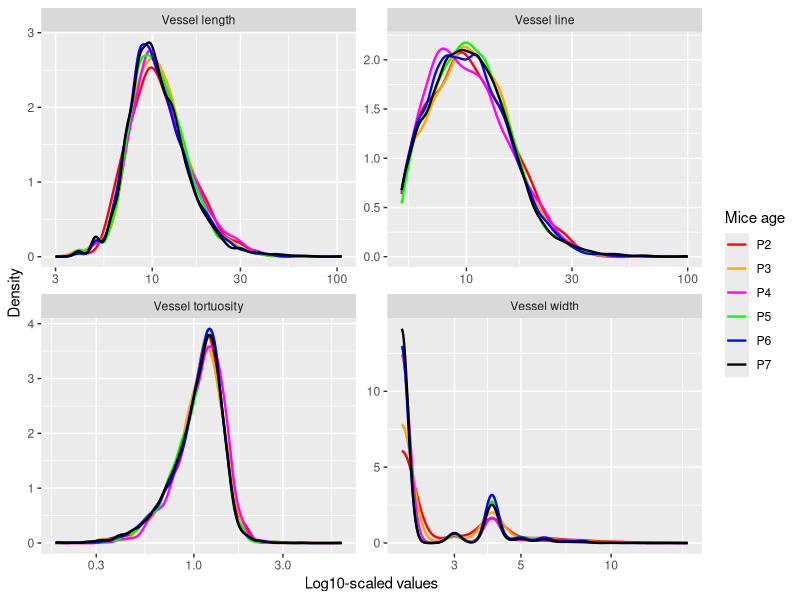
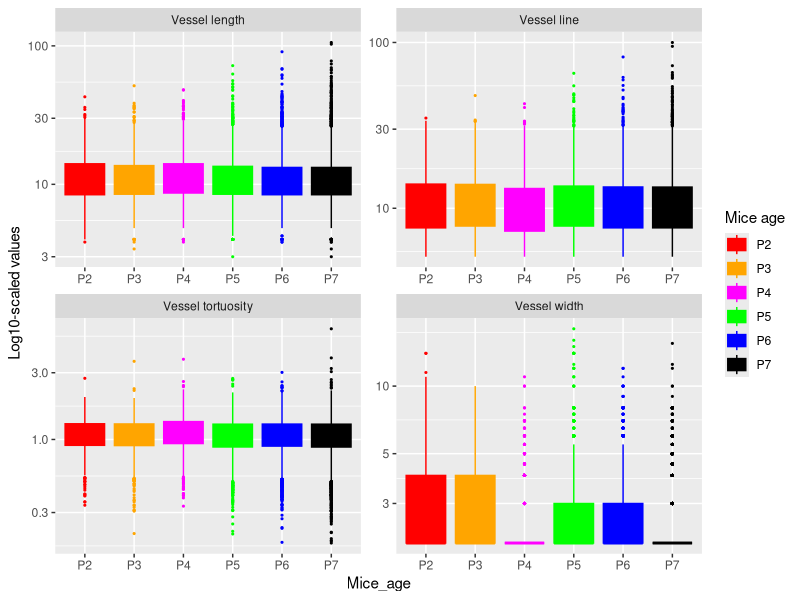

Reproduce these figures in R, in order.
library(tidyverse)
library(readxl)

setwd("D:/STOR893-Zhang/vessel-network/feature_extraction/feature")

all.dat.p2 = read_excel("p2-fro_alldata.xlsx")
all.dat.p3 = read_excel("p3-fro_alldata.xlsx")
all.dat.p4 = read_excel("p4-fro_alldata.xlsx")
all.dat.p5 = read_excel("p5-fro_alldata.xlsx")
all.dat.p6 = read_excel("p6-fro_alldata.xlsx")
all.dat.p7 = read_excel("p7-fro_alldata.xlsx")
all.dat.p7.x0 = read_excel("p7-x 0_alldata.xlsx")
all.dat.N.129 = read_excel("N_129__alldata.xlsx")


p1to7_all <- rbind(all.dat.p2, 
                   all.dat.p3, 
                   all.dat.p4, 
                   all.dat.p5, 
                   all.dat.p6, 
                   all.dat.p7)

p1to7_all$Mice_age <- c(rep("P2", nrow(all.dat.p2)), 
                     rep("P3", nrow(all.dat.p3)), 
                     rep("P4", nrow(all.dat.p4)), 
                     rep("P5", nrow(all.dat.p5)), 
                     rep("P6", nrow(all.dat.p6)), 
                     rep("P7", nrow(all.dat.p7)))

colnames(p1to7_all) <- c("nodespair", "node1", "node2", "Vessel line", 
                         "Vessel length", "Vessel width", "wide_var", "Vessel tortuosity", 
                         "curve", "Mice_age")

p1to7_all_long <- gather(p1to7_all, 
                         key = "feature", 
                         value = "value",
                         "Vessel line", 
                         "Vessel length", 
                         "Vessel width", 
                         "Vessel tortuosity")


G.all = ggplot(p1to7_all_long, mapping = aes(x=value, color=Mice_age)) + 
  geom_line(stat = "Density",cex=0.8) +
  scale_x_continuous(name="Log10-scaled values",trans='log10') + 
  ylab("Density") + 
  theme(legend.position = "right") +
  scale_color_manual(name="Mice age",values=c("red","orange","magenta","green","blue","black")) +
  facet_wrap(.~feature, nrow = 2, scales = "free")

G.all


G.box = ggplot(p1to7_all_long, aes(x=Mice_age, y=value, fill=Mice_age,color=Mice_age)) + 
          facet_wrap(.~feature, nrow = 2, scales = "free") +   
          geom_boxplot(width = 0.8, outlier.size=0.4) +
          theme(legend.position = "right") +  
          scale_y_continuous(name="Log10-scaled values", trans='log10') + 
          scale_fill_manual(name="Mice age",values = c("red","orange","magenta","green","blue","black")) +
          scale_color_manual(name="Mice age",values = c("red","orange","magenta","green","blue","black")) 

G.box




